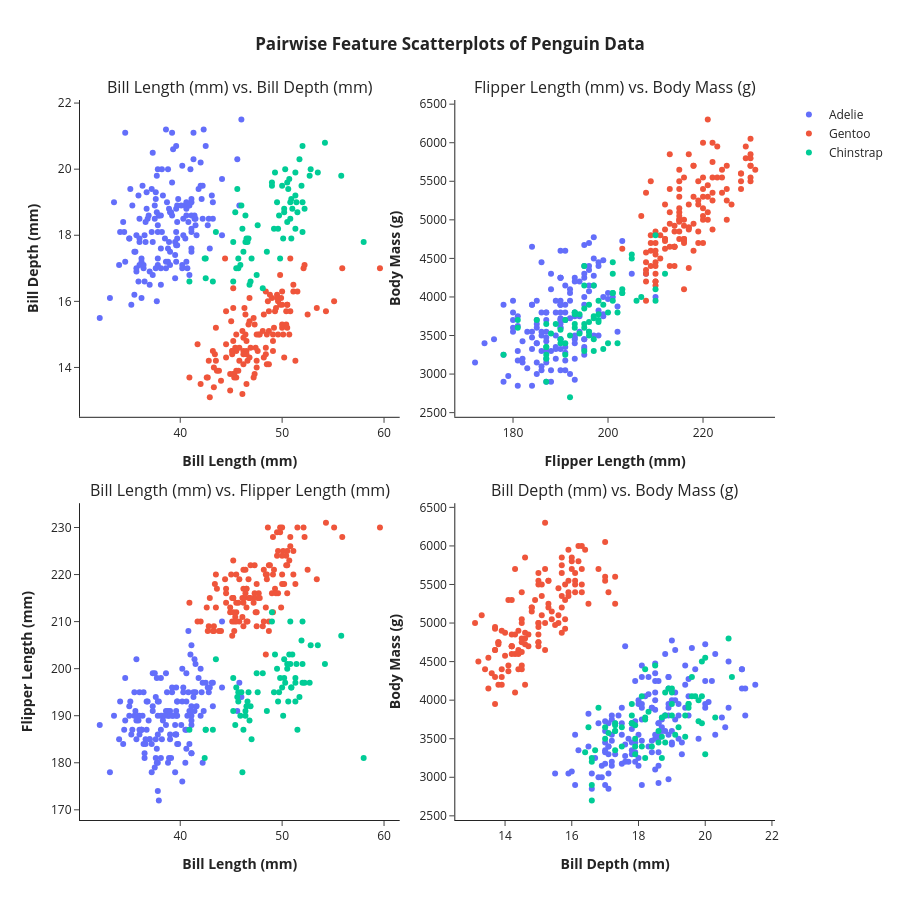

The cell this chart's notebook holds for it:
### Code cell
pdf_renamed  = pdf.rename(columns=label_map)

# Feature pairs to plot in 2×2 grid (customized for nice visual contrast)
pairs = [
    ("bill_length_mm", "bill_depth_mm"),
    ("flipper_length_mm", "body_mass_g"),
    ("bill_length_mm", "flipper_length_mm"),
    ("bill_depth_mm", "body_mass_g"),
]

# Prepare the figure layout
fig = make_subplots(
    rows=2, cols=2,
    subplot_titles=[
        f"{label_map[x]} vs. {label_map[y]}" for x, y in pairs
    ],
    horizontal_spacing=0.08,
    vertical_spacing=0.12
)

# Plot each scatter
row_col = [(1, 1), (1, 2), (2, 1), (2, 2)]

species_list = pdf["species"].unique()
colors = px.colors.qualitative.Plotly

for idx, ((x, y), (r, c)) in enumerate(zip(pairs, row_col)):
    for i, species in enumerate(species_list):
        species_data = pdf[pdf["species"] == species]
        fig.add_trace(
            go.Scatter(
                x=species_data[x],
                y=species_data[y],
                mode="markers",
                name=species if (r, c) == (1, 1) else None,  # Avoid legend repetition
                marker=dict(color=colors[i], size=6),
                showlegend=(r, c) == (1, 1)
            ),
            row=r, col=c
        )
    # Update axis titles
    fig.update_xaxes(title_text=f"<b>{label_map[x]}</b>", row=r, col=c)
    fig.update_yaxes(title_text=f"<b>{label_map[y]}</b>", row=r, col=c)

# Layout formatting
fig.update_layout(
    height=900,
    template="simple_white",
    title="<b>Pairwise Feature Scatterplots of Penguin Data</b>",
    title_x=0.5
)

fig.show()
fig.write_html("./output/pairwise_scatterplots_penguins.html")
fig.write_image("./output/pairwise_scatterplots_penguins.png", scale=2)
fig.write_image("./output/pairwise_scatterplots_penguins.svg")
